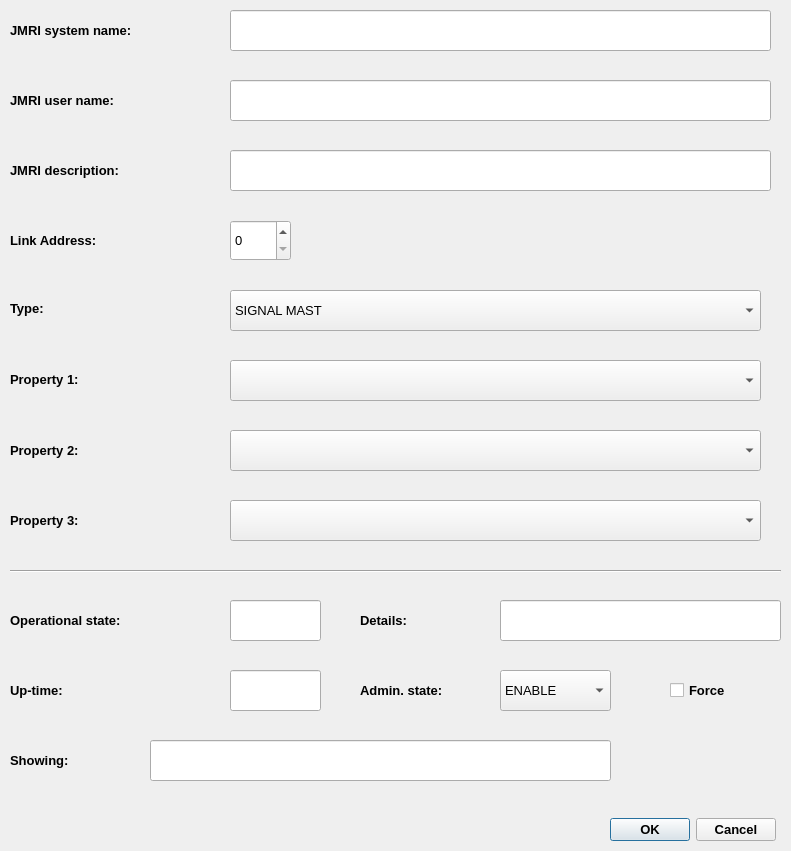
<?xml version="1.0" encoding="UTF-8"?>
<ui version="4.0">
 <class>lgDialog</class>
 <widget class="QDialog" name="lgDialog">
  <property name="geometry">
   <rect>
    <x>0</x>
    <y>0</y>
    <width>791</width>
    <height>851</height>
   </rect>
  </property>
  <property name="windowTitle">
   <string>Light group</string>
  </property>
  <property name="windowIcon">
   <iconset>
    <normaloff>../icons/traffic-light.png</normaloff>../icons/traffic-light.png</iconset>
  </property>
  <widget class="QComboBox" name="adminStateComboBox">
   <property name="geometry">
    <rect>
     <x>500</x>
     <y>670</y>
     <width>111</width>
     <height>41</height>
    </rect>
   </property>
   <property name="font">
    <font>
     <pointsize>10</pointsize>
    </font>
   </property>
   <item>
    <property name="text">
     <string>ENABLE</string>
    </property>
   </item>
   <item>
    <property name="text">
     <string>DISABLE</string>
    </property>
   </item>
  </widget>
  <widget class="QLabel" name="label_3">
   <property name="geometry">
    <rect>
     <x>360</x>
     <y>670</y>
     <width>141</width>
     <height>41</height>
    </rect>
   </property>
   <property name="font">
    <font>
     <pointsize>10</pointsize>
     <weight>75</weight>
     <bold>true</bold>
    </font>
   </property>
   <property name="text">
    <string>Admin. state:</string>
   </property>
   <property name="wordWrap">
    <bool>true</bool>
   </property>
  </widget>
  <widget class="QLabel" name="label_4">
   <property name="geometry">
    <rect>
     <x>10</x>
     <y>600</y>
     <width>221</width>
     <height>41</height>
    </rect>
   </property>
   <property name="font">
    <font>
     <pointsize>10</pointsize>
     <weight>75</weight>
     <bold>true</bold>
    </font>
   </property>
   <property name="text">
    <string>Operational state:</string>
   </property>
   <property name="wordWrap">
    <bool>true</bool>
   </property>
  </widget>
  <widget class="QLineEdit" name="opStateSummaryLineEdit">
   <property name="geometry">
    <rect>
     <x>230</x>
     <y>600</y>
     <width>91</width>
     <height>41</height>
    </rect>
   </property>
   <property name="font">
    <font>
     <pointsize>10</pointsize>
    </font>
   </property>
   <property name="text">
    <string/>
   </property>
   <property name="readOnly">
    <bool>true</bool>
   </property>
  </widget>
  <widget class="QCheckBox" name="adminStateForceCheckBox">
   <property name="geometry">
    <rect>
     <x>670</x>
     <y>670</y>
     <width>111</width>
     <height>41</height>
    </rect>
   </property>
   <property name="font">
    <font>
     <pointsize>10</pointsize>
     <weight>75</weight>
     <bold>true</bold>
    </font>
   </property>
   <property name="text">
    <string>Force</string>
   </property>
  </widget>
  <widget class="QLabel" name="label_5">
   <property name="geometry">
    <rect>
     <x>10</x>
     <y>670</y>
     <width>221</width>
     <height>41</height>
    </rect>
   </property>
   <property name="font">
    <font>
     <pointsize>10</pointsize>
     <weight>75</weight>
     <bold>true</bold>
    </font>
   </property>
   <property name="text">
    <string>Up-time:</string>
   </property>
  </widget>
  <widget class="QLineEdit" name="upTimeLineEdit">
   <property name="geometry">
    <rect>
     <x>230</x>
     <y>670</y>
     <width>91</width>
     <height>41</height>
    </rect>
   </property>
   <property name="font">
    <font>
     <pointsize>10</pointsize>
    </font>
   </property>
   <property name="text">
    <string/>
   </property>
   <property name="readOnly">
    <bool>true</bool>
   </property>
  </widget>
  <widget class="QDialogButtonBox" name="confirmButtonBox">
   <property name="geometry">
    <rect>
     <x>605</x>
     <y>814</y>
     <width>171</width>
     <height>31</height>
    </rect>
   </property>
   <property name="font">
    <font>
     <pointsize>10</pointsize>
     <weight>75</weight>
     <bold>true</bold>
    </font>
   </property>
   <property name="standardButtons">
    <set>QDialogButtonBox::Cancel|QDialogButtonBox::Ok</set>
   </property>
  </widget>
  <widget class="QLabel" name="label_9">
   <property name="geometry">
    <rect>
     <x>360</x>
     <y>600</y>
     <width>91</width>
     <height>41</height>
    </rect>
   </property>
   <property name="font">
    <font>
     <pointsize>10</pointsize>
     <weight>75</weight>
     <bold>true</bold>
    </font>
   </property>
   <property name="text">
    <string>Details:</string>
   </property>
  </widget>
  <widget class="QLineEdit" name="opStateDetailLineEdit">
   <property name="geometry">
    <rect>
     <x>500</x>
     <y>600</y>
     <width>281</width>
     <height>41</height>
    </rect>
   </property>
   <property name="font">
    <font>
     <pointsize>10</pointsize>
    </font>
   </property>
   <property name="text">
    <string/>
   </property>
   <property name="readOnly">
    <bool>true</bool>
   </property>
  </widget>
  <widget class="QLabel" name="label_12">
   <property name="geometry">
    <rect>
     <x>10</x>
     <y>220</y>
     <width>151</width>
     <height>41</height>
    </rect>
   </property>
   <property name="font">
    <font>
     <pointsize>10</pointsize>
     <weight>75</weight>
     <bold>true</bold>
    </font>
   </property>
   <property name="text">
    <string>Link Address:</string>
   </property>
  </widget>
  <widget class="QLabel" name="label_13">
   <property name="geometry">
    <rect>
     <x>10</x>
     <y>288</y>
     <width>221</width>
     <height>41</height>
    </rect>
   </property>
   <property name="font">
    <font>
     <pointsize>10</pointsize>
     <weight>75</weight>
     <bold>true</bold>
    </font>
   </property>
   <property name="text">
    <string>Type:</string>
   </property>
   <property name="wordWrap">
    <bool>true</bool>
   </property>
  </widget>
  <widget class="QLabel" name="label_14">
   <property name="geometry">
    <rect>
     <x>10</x>
     <y>10</y>
     <width>221</width>
     <height>41</height>
    </rect>
   </property>
   <property name="font">
    <font>
     <pointsize>10</pointsize>
     <weight>75</weight>
     <bold>true</bold>
    </font>
   </property>
   <property name="text">
    <string>JMRI system name:</string>
   </property>
   <property name="wordWrap">
    <bool>true</bool>
   </property>
  </widget>
  <widget class="QLineEdit" name="JMRISystemNameLineEdit">
   <property name="geometry">
    <rect>
     <x>230</x>
     <y>10</y>
     <width>541</width>
     <height>41</height>
    </rect>
   </property>
   <property name="font">
    <font>
     <pointsize>10</pointsize>
    </font>
   </property>
   <property name="text">
    <string/>
   </property>
   <property name="readOnly">
    <bool>false</bool>
   </property>
  </widget>
  <widget class="QLabel" name="label_15">
   <property name="geometry">
    <rect>
     <x>10</x>
     <y>80</y>
     <width>221</width>
     <height>41</height>
    </rect>
   </property>
   <property name="font">
    <font>
     <pointsize>10</pointsize>
     <weight>75</weight>
     <bold>true</bold>
    </font>
   </property>
   <property name="text">
    <string>JMRI user name:</string>
   </property>
   <property name="wordWrap">
    <bool>true</bool>
   </property>
  </widget>
  <widget class="QLineEdit" name="JMRIUserNameLineEdit">
   <property name="geometry">
    <rect>
     <x>230</x>
     <y>80</y>
     <width>541</width>
     <height>41</height>
    </rect>
   </property>
   <property name="font">
    <font>
     <pointsize>10</pointsize>
    </font>
   </property>
   <property name="text">
    <string/>
   </property>
   <property name="readOnly">
    <bool>false</bool>
   </property>
  </widget>
  <widget class="QLineEdit" name="lgShowingLineEdit">
   <property name="geometry">
    <rect>
     <x>150</x>
     <y>740</y>
     <width>461</width>
     <height>41</height>
    </rect>
   </property>
   <property name="font">
    <font>
     <pointsize>10</pointsize>
    </font>
   </property>
   <property name="text">
    <string/>
   </property>
   <property name="readOnly">
    <bool>true</bool>
   </property>
  </widget>
  <widget class="QLabel" name="label_7">
   <property name="geometry">
    <rect>
     <x>10</x>
     <y>740</y>
     <width>141</width>
     <height>41</height>
    </rect>
   </property>
   <property name="font">
    <font>
     <pointsize>10</pointsize>
     <weight>75</weight>
     <bold>true</bold>
    </font>
   </property>
   <property name="text">
    <string>Showing:</string>
   </property>
  </widget>
  <widget class="QLabel" name="label_16">
   <property name="geometry">
    <rect>
     <x>10</x>
     <y>150</y>
     <width>221</width>
     <height>41</height>
    </rect>
   </property>
   <property name="font">
    <font>
     <pointsize>10</pointsize>
     <weight>75</weight>
     <bold>true</bold>
    </font>
   </property>
   <property name="text">
    <string>JMRI description:</string>
   </property>
   <property name="wordWrap">
    <bool>true</bool>
   </property>
  </widget>
  <widget class="QLineEdit" name="descriptionLineEdit">
   <property name="geometry">
    <rect>
     <x>230</x>
     <y>150</y>
     <width>541</width>
     <height>41</height>
    </rect>
   </property>
   <property name="font">
    <font>
     <pointsize>10</pointsize>
    </font>
   </property>
   <property name="text">
    <string/>
   </property>
   <property name="readOnly">
    <bool>false</bool>
   </property>
  </widget>
  <widget class="QComboBox" name="lgTypeComboBox">
   <property name="geometry">
    <rect>
     <x>230</x>
     <y>290</y>
     <width>531</width>
     <height>41</height>
    </rect>
   </property>
   <property name="font">
    <font>
     <pointsize>10</pointsize>
    </font>
   </property>
   <item>
    <property name="text">
     <string>SIGNAL MAST</string>
    </property>
   </item>
   <item>
    <property name="text">
     <string>EMERGENCY</string>
    </property>
   </item>
   <item>
    <property name="text">
     <string>SEQUENCE LIGHT</string>
    </property>
   </item>
   <item>
    <property name="text">
     <string>WELDING</string>
    </property>
   </item>
   <item>
    <property name="text">
     <string>FLUOROCENT</string>
    </property>
   </item>
   <item>
    <property name="text">
     <string>FIRE PLACE</string>
    </property>
   </item>
   <item>
    <property name="text">
     <string>INDOOR LAMP</string>
    </property>
   </item>
   <item>
    <property name="text">
     <string>STREET LIGHT</string>
    </property>
   </item>
   <item>
    <property name="text">
     <string>TELEVISION</string>
    </property>
   </item>
   <item>
    <property name="text">
     <string>AMBIENT CLOCK</string>
    </property>
   </item>
  </widget>
  <widget class="QLabel" name="lgProperty1Label">
   <property name="geometry">
    <rect>
     <x>10</x>
     <y>359</y>
     <width>221</width>
     <height>41</height>
    </rect>
   </property>
   <property name="font">
    <font>
     <pointsize>10</pointsize>
     <weight>75</weight>
     <bold>true</bold>
    </font>
   </property>
   <property name="text">
    <string>Property 1:</string>
   </property>
   <property name="wordWrap">
    <bool>true</bool>
   </property>
  </widget>
  <widget class="QComboBox" name="lgProp1Box">
   <property name="geometry">
    <rect>
     <x>230</x>
     <y>360</y>
     <width>531</width>
     <height>41</height>
    </rect>
   </property>
   <property name="font">
    <font>
     <pointsize>10</pointsize>
    </font>
   </property>
  </widget>
  <widget class="QLabel" name="lgProperty2Label">
   <property name="geometry">
    <rect>
     <x>10</x>
     <y>430</y>
     <width>221</width>
     <height>41</height>
    </rect>
   </property>
   <property name="font">
    <font>
     <pointsize>10</pointsize>
     <weight>75</weight>
     <bold>true</bold>
    </font>
   </property>
   <property name="text">
    <string>Property 2:</string>
   </property>
   <property name="wordWrap">
    <bool>true</bool>
   </property>
  </widget>
  <widget class="QComboBox" name="lgProp2Box">
   <property name="geometry">
    <rect>
     <x>230</x>
     <y>430</y>
     <width>531</width>
     <height>41</height>
    </rect>
   </property>
   <property name="font">
    <font>
     <pointsize>10</pointsize>
    </font>
   </property>
  </widget>
  <widget class="QLabel" name="lgProperty3Label">
   <property name="geometry">
    <rect>
     <x>10</x>
     <y>500</y>
     <width>221</width>
     <height>41</height>
    </rect>
   </property>
   <property name="font">
    <font>
     <pointsize>10</pointsize>
     <weight>75</weight>
     <bold>true</bold>
    </font>
   </property>
   <property name="text">
    <string>Property 3:</string>
   </property>
   <property name="wordWrap">
    <bool>true</bool>
   </property>
  </widget>
  <widget class="QComboBox" name="lgProp3Box">
   <property name="geometry">
    <rect>
     <x>230</x>
     <y>500</y>
     <width>531</width>
     <height>41</height>
    </rect>
   </property>
   <property name="font">
    <font>
     <pointsize>10</pointsize>
    </font>
   </property>
  </widget>
  <widget class="Line" name="line">
   <property name="geometry">
    <rect>
     <x>10</x>
     <y>546</y>
     <width>771</width>
     <height>51</height>
    </rect>
   </property>
   <property name="orientation">
    <enum>Qt::Horizontal</enum>
   </property>
  </widget>
  <widget class="QSpinBox" name="lgLinkAddressSpinBox">
   <property name="geometry">
    <rect>
     <x>230</x>
     <y>220</y>
     <width>61</width>
     <height>41</height>
    </rect>
   </property>
   <property name="font">
    <font>
     <pointsize>10</pointsize>
    </font>
   </property>
  </widget>
 </widget>
 <resources/>
 <connections/>
</ui>
